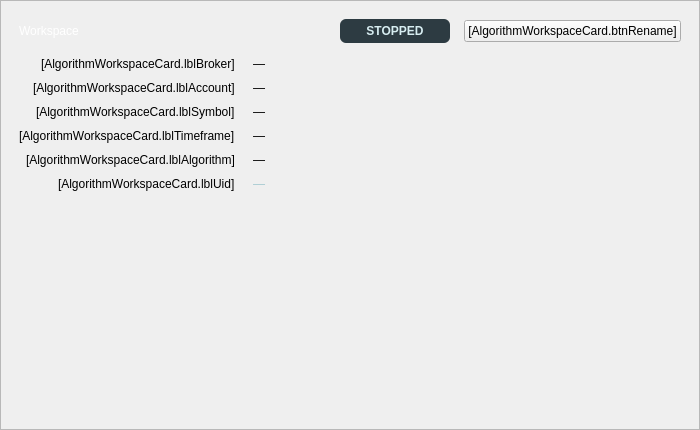
<?xml version="1.0" encoding="UTF-8"?>
<ui version="4.0">
 <class>AlgorithmWorkspaceCard</class>
 <widget class="QFrame" name="AlgorithmWorkspaceCard">
  <property name="geometry">
   <rect>
    <x>0</x>
    <y>0</y>
    <width>700</width>
    <height>430</height>
   </rect>
  </property>
  <property name="frameShape">
   <enum>QFrame::Shape::StyledPanel</enum>
  </property>
  <layout class="QVBoxLayout" name="verticalLayout">
   <property name="spacing">
    <number>14</number>
   </property>
   <property name="leftMargin">
    <number>18</number>
   </property>
   <property name="topMargin">
    <number>18</number>
   </property>
   <property name="rightMargin">
    <number>18</number>
   </property>
   <property name="bottomMargin">
    <number>18</number>
   </property>
   <item>
    <layout class="QHBoxLayout" name="horizontalLayoutHeader">
     <item>
      <widget class="QLabel" name="lblName">
       <property name="styleSheet">
        <string notr="true">font: 700 14pt &quot;Segoe UI&quot;;
color: #ffffff;</string>
       </property>
       <property name="text">
        <string>Workspace</string>
       </property>
      </widget>
     </item>
     <item>
      <spacer name="horizontalSpacerHeader">
       <property name="orientation">
        <enum>Qt::Orientation::Horizontal</enum>
       </property>
       <property name="sizeHint" stdset="0">
        <size>
         <width>40</width>
         <height>20</height>
        </size>
       </property>
      </spacer>
     </item>
     <item>
      <widget class="QLabel" name="lblState">
       <property name="minimumSize">
        <size>
         <width>110</width>
         <height>0</height>
        </size>
       </property>
       <property name="styleSheet">
        <string notr="true">background-color: #2d3b42;
color: #d7edf1;
border-radius: 6px;
padding: 5px 10px;
font-weight: 600;</string>
       </property>
       <property name="text">
        <string>STOPPED</string>
       </property>
       <property name="alignment">
        <set>Qt::AlignmentFlag::AlignCenter</set>
       </property>
      </widget>
     </item>
     <item>
      <widget class="QPushButton" name="btnRename">
       <property name="text">
        <string>[AlgorithmWorkspaceCard.btnRename]</string>
       </property>
      </widget>
     </item>
    </layout>
   </item>
   <item>
    <layout class="QFormLayout" name="formLayout">
     <property name="labelAlignment">
      <set>Qt::AlignmentFlag::AlignRight|Qt::AlignmentFlag::AlignTrailing|Qt::AlignmentFlag::AlignVCenter</set>
     </property>
     <property name="horizontalSpacing">
      <number>18</number>
     </property>
     <property name="verticalSpacing">
      <number>10</number>
     </property>
     <item row="0" column="0">
      <widget class="QLabel" name="lblBrokerCaption">
       <property name="text">
        <string>[AlgorithmWorkspaceCard.lblBroker]</string>
       </property>
      </widget>
     </item>
     <item row="0" column="1">
      <widget class="QLabel" name="lblBroker">
       <property name="text">
        <string>—</string>
       </property>
      </widget>
     </item>
     <item row="1" column="0">
      <widget class="QLabel" name="lblAccountCaption">
       <property name="text">
        <string>[AlgorithmWorkspaceCard.lblAccount]</string>
       </property>
      </widget>
     </item>
     <item row="1" column="1">
      <widget class="QLabel" name="lblAccount">
       <property name="text">
        <string>—</string>
       </property>
      </widget>
     </item>
     <item row="2" column="0">
      <widget class="QLabel" name="lblSymbolCaption">
       <property name="text">
        <string>[AlgorithmWorkspaceCard.lblSymbol]</string>
       </property>
      </widget>
     </item>
     <item row="2" column="1">
      <widget class="QLabel" name="lblSymbol">
       <property name="text">
        <string>—</string>
       </property>
      </widget>
     </item>
     <item row="3" column="0">
      <widget class="QLabel" name="lblTimeframeCaption">
       <property name="text">
        <string>[AlgorithmWorkspaceCard.lblTimeframe]</string>
       </property>
      </widget>
     </item>
     <item row="3" column="1">
      <widget class="QLabel" name="lblTimeframe">
       <property name="text">
        <string>—</string>
       </property>
      </widget>
     </item>
     <item row="4" column="0">
      <widget class="QLabel" name="lblAlgorithmCaption">
       <property name="text">
        <string>[AlgorithmWorkspaceCard.lblAlgorithm]</string>
       </property>
      </widget>
     </item>
     <item row="4" column="1">
      <widget class="QLabel" name="lblAlgorithm">
       <property name="text">
        <string>—</string>
       </property>
      </widget>
     </item>
     <item row="5" column="0">
      <widget class="QLabel" name="lblUidCaption">
       <property name="text">
        <string>[AlgorithmWorkspaceCard.lblUid]</string>
       </property>
      </widget>
     </item>
     <item row="5" column="1">
      <widget class="QLabel" name="lblUid">
       <property name="styleSheet">
        <string notr="true">color: #a7cbd2;</string>
       </property>
       <property name="text">
        <string>—</string>
       </property>
       <property name="textInteractionFlags">
        <set>Qt::TextInteractionFlag::TextSelectableByMouse</set>
       </property>
      </widget>
     </item>
    </layout>
   </item>
   <item>
    <spacer name="verticalSpacer">
     <property name="orientation">
      <enum>Qt::Orientation::Vertical</enum>
     </property>
     <property name="sizeHint" stdset="0">
      <size>
       <width>20</width>
       <height>40</height>
      </size>
     </property>
    </spacer>
   </item>
  </layout>
 </widget>
 <resources/>
 <connections/>
</ui>
